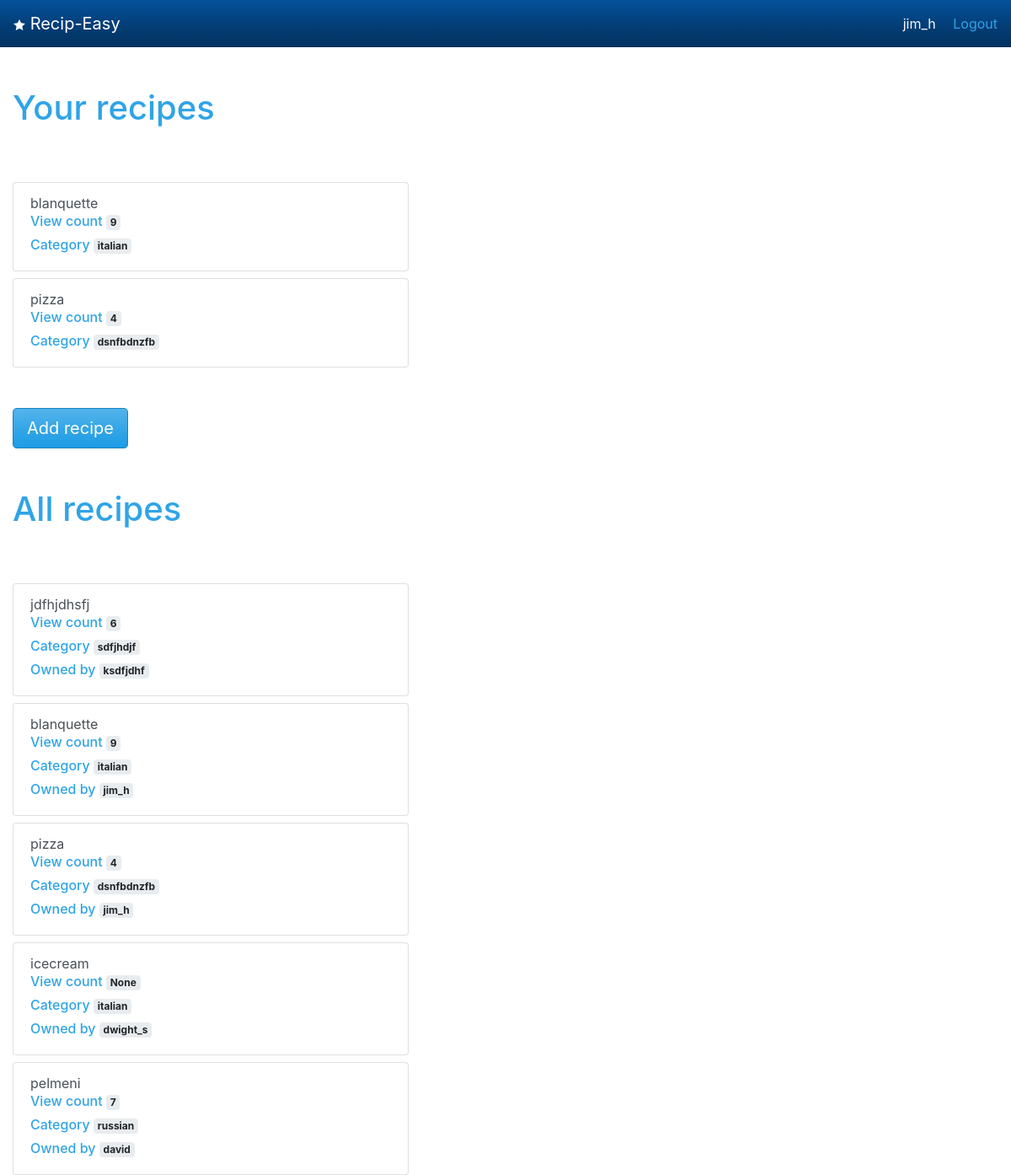
Screenshot of /recipes/ (signed in) with the database file from the repository.
### tables this page shows
CREATE TABLE user (
user_id INTEGER primary key AUTOINCREMENT,
username text NOT NULL,
password text NOT NULL
);

CREATE TABLE recipe (
recipe_id	integer PRIMARY KEY AUTOINCREMENT,
user_id integer,
title text NOT NULL,
image_URL text NOT NULL,
category text NOT NULL,
description text NOT NULL,
ingredients text NOT NULL,
count INTEGER,
CONSTRAINT "fk_recipe_user" FOREIGN KEY("user_id") REFERENCES "user"("user_id") ON DELETE NO ACTION ON UPDATE CASCADE
);

### app.py (the view)
@app.route("/")
@app.route("/recipes/")
def show_recipes():
    auth = Auth()
    if auth.is_logged_in():
        userid = auth.get_current_user()
        rec = Recipes()
        recipes = rec.get_recipes(userid)
        all_recipes = rec.get_all_recipes()
        return render_template('recipes.html', recipes=recipes, all_recipes=all_recipes)
    else:
        return redirect(url_for('login'))

### auth.py (called while the page is built)
    def is_logged_in(self):
        return 'username' in session

    def get_current_user(self):
        x = session['username']
        name = (x,)
        self.cursor.execute('''SELECT user.user_id FROM user WHERE username = (?)''', name)
        y = self.cursor.fetchone()
        self.conn.close()
        userid = int(y[0])
        return userid

### recipes.py (called while the page is built)
def tuples_to_dictionnary(tuples_list):
    new_list = []
    for row in tuples_list:
        new_dict_item = {
            'recipe_id': row[0],
            'user_id': row[1],
            'title': row[2],
            'image_URL': row[3],
            'category': row[4],
            'ingredients': row[6],
            'count': row[7],
            'owner': row[9],
        }
        new_list.append(new_dict_item)
    return new_list

    def get_recipes(self, user_id):
        query = '''
            SELECT * FROM recipe
            JOIN user
            ON user.user_id = recipe.user_id
            WHERE recipe.user_id = (?)
            ORDER BY count DESC '''
        self.cursor.execute(query, (user_id,))
        recipes_tuples = self.cursor.fetchall()
        recipes = tuples_to_dictionnary(recipes_tuples)
        return recipes

    def get_all_recipes(self):
        query = '''
            SELECT * FROM recipe
            JOIN user
            ON  user.user_id = recipe.user_id
            ORDER BY username DESC  '''
        self.cursor.execute(query)
        recipes_tuples = self.cursor.fetchall()
        recipes = tuples_to_dictionnary(recipes_tuples)
        self.connection.close()
        return recipes

### templates/recipes.html
{% extends "base.html" %}
{% block content %}
<div class="container-fluid">
	<div class="row mt-5">
		<div class="col-6">
			<h1>Your recipes</h1>
		</div>
	</div>
	<div class="row mt-5">
		<div class="col-5">
			{% for recipe in recipes %}
			<div class="list-group">
  				  <a href="{{ url_for('show_recipe', recipe_id = recipe.recipe_id) }}" class="list-group-item list-group-item-action mt-2">{{ recipe.title }} <span><h6>View count <span class="badge badge-secondary">{{ recipe.count }}</span></h6></span><span><h6>Category <span class="badge badge-secondary">{{ recipe.category }}</span></h6></span></a>
			</div>
			{% endfor %}
		</div>
	</div>
	<a href="{{ url_for('add_recipe') }}" class="btn btn-primary btn-lg active mt-5" role="button" aria-pressed="true">Add recipe</a>
	<div class="row mt-5">
		<div class="col-6">
			<h1>All recipes</h1>
		</div>
	</div>
	<div class="row mt-5">
		<div class="col-5">
			{% for recipe in all_recipes %}
			<div class="list-group">
  				<a href="{{ url_for('show_recipe', recipe_id = recipe.recipe_id) }}" class="list-group-item list-group-item-action mt-2">
  				  {{ recipe.title }}
  				  <span><h6>View count <span class="badge badge-secondary">{{ recipe.count }}</span></h6></span>
  				  <span><h6>Category <span class="badge badge-secondary">{{ recipe.category }}</span></h6></span>
  				  <span><h6>Owned by <span class="badge badge-secondary">{{ recipe.owner }}</span></h6></span>
  				</a>
			</div>
			{% endfor %}
		</div>
	</div>
</div>
{% endblock %}

### templates/base.html (shortened to what this page needs)
<!doctype html>
<html lang="en">
<head>
  <link rel="stylesheet" href="{{ url_for('static', filename='css/bootstrap.min.css') }}">
  <link rel="stylesheet" href="{{ url_for('static', filename='css/styles.css') }}">
</head>
<body>
  <nav class="navbar navbar-dark bg-dark">
    <a class="navbar-brand" href="">
      <img src="{{ url_for('static', filename='icons/star.svg') }}" />
      Recip-Easy
    </a>
      <div>
        <span class="text-light mr-3">{{ session['username'] }}</span>
        <a href="{{ url_for('logout') }}">Logout</a>
      </div>
  </nav>
  {% block content %}{% endblock %}
</body>
</html>

### rows the page displays
user: username "jim_h"
recipe: title "blanquette", count "9", category "italian", owner "jim_h"
recipe: title "pizza", count "4", category "dsnfbdnzfb", owner "jim_h"
recipe: title "jdfhjdhsfj", count "6", category "sdfjhdjf", owner "ksdfjdhf"
recipe: title "icecream", count "None", category "italian", owner "dwight_s"
recipe: title "pelmeni", count "7", category "russian", owner "david"
